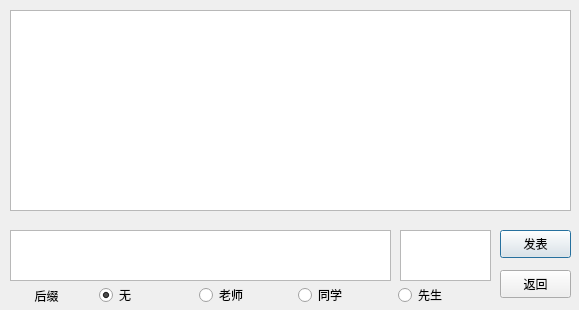
<?xml version="1.0" encoding="UTF-8"?>
<ui version="4.0">
 <class>LanForum</class>
 <widget class="QDialog" name="LanForum">
  <property name="geometry">
   <rect>
    <x>0</x>
    <y>0</y>
    <width>579</width>
    <height>310</height>
   </rect>
  </property>
  <property name="windowTitle">
   <string>兰老师高徒高论集</string>
  </property>
  <property name="windowIcon">
   <iconset resource="pic.qrc">
    <normaloff>:/new/prefix1/001.ico</normaloff>:/new/prefix1/001.ico</iconset>
  </property>
  <widget class="QWidget" name="horizontalLayoutWidget">
   <property name="geometry">
    <rect>
     <x>0</x>
     <y>280</y>
     <width>491</width>
     <height>31</height>
    </rect>
   </property>
   <layout class="QHBoxLayout" name="horizontalLayout">
    <item>
     <widget class="QLabel" name="label">
      <property name="text">
       <string>后缀</string>
      </property>
      <property name="alignment">
       <set>Qt::AlignCenter</set>
      </property>
     </widget>
    </item>
    <item>
     <widget class="QRadioButton" name="None">
      <property name="text">
       <string>无</string>
      </property>
      <property name="checked">
       <bool>true</bool>
      </property>
     </widget>
    </item>
    <item>
     <widget class="QRadioButton" name="Teacher">
      <property name="text">
       <string>老师</string>
      </property>
     </widget>
    </item>
    <item>
     <widget class="QRadioButton" name="Classmate">
      <property name="text">
       <string>同学</string>
      </property>
     </widget>
    </item>
    <item>
     <widget class="QRadioButton" name="Sensei">
      <property name="text">
       <string>先生</string>
      </property>
     </widget>
    </item>
   </layout>
  </widget>
  <widget class="QTextBrowser" name="Forum">
   <property name="geometry">
    <rect>
     <x>10</x>
     <y>10</y>
     <width>561</width>
     <height>201</height>
    </rect>
   </property>
   <property name="verticalScrollBarPolicy">
    <enum>Qt::ScrollBarAsNeeded</enum>
   </property>
  </widget>
  <widget class="QPlainTextEdit" name="Message">
   <property name="geometry">
    <rect>
     <x>10</x>
     <y>230</y>
     <width>381</width>
     <height>51</height>
    </rect>
   </property>
  </widget>
  <widget class="QPlainTextEdit" name="afterName">
   <property name="geometry">
    <rect>
     <x>400</x>
     <y>230</y>
     <width>91</width>
     <height>51</height>
    </rect>
   </property>
  </widget>
  <widget class="QPushButton" name="PutUp">
   <property name="geometry">
    <rect>
     <x>500</x>
     <y>230</y>
     <width>71</width>
     <height>28</height>
    </rect>
   </property>
   <property name="text">
    <string>发表</string>
   </property>
  </widget>
  <widget class="QPushButton" name="Back">
   <property name="geometry">
    <rect>
     <x>500</x>
     <y>270</y>
     <width>71</width>
     <height>28</height>
    </rect>
   </property>
   <property name="text">
    <string>返回</string>
   </property>
  </widget>
 </widget>
 <resources>
  <include location="pic.qrc"/>
 </resources>
 <connections>
  <connection>
   <sender>Back</sender>
   <signal>clicked()</signal>
   <receiver>LanForum</receiver>
   <slot>close()</slot>
   <hints>
    <hint type="sourcelabel">
     <x>537</x>
     <y>285</y>
    </hint>
    <hint type="destinationlabel">
     <x>503</x>
     <y>306</y>
    </hint>
   </hints>
  </connection>
 </connections>
</ui>
